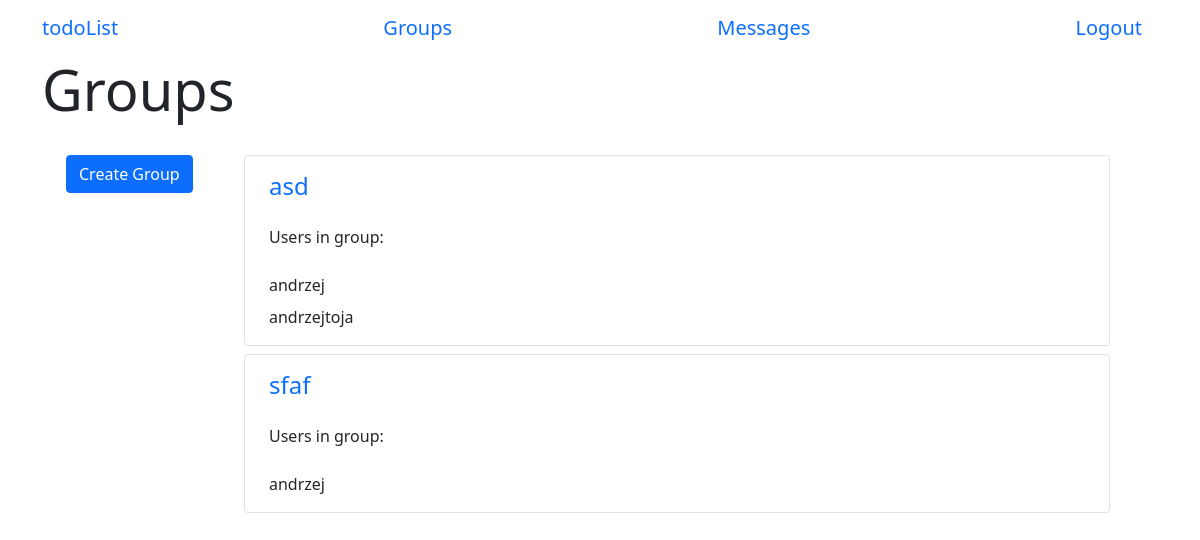
/groups (signed in), run on the app's committed database.
### app/models.py (models this page shows, shortened)
class Group(db.Model):
    id = db.Column(db.Integer, primary_key=True)
    name = db.Column(db.String(64))
    users = db.relationship(
        "User",
        secondary=group_table,
        back_populates="groups")
    admin_id = db.Column(db.Integer)
    tasks = db.relationship('Task', backref='group', lazy='dynamic')

class User(UserMixin, db.Model):
    id = db.Column(db.Integer, primary_key=True)
    username = db.Column(db.String(64), index=True, unique=True)
    email = db.Column(db.String(64), index=True, unique=True)
    password_hash = db.Column(db.String(128))
    tasks = db.relationship('Task', backref='author', lazy='dynamic')
    sent_messages = db.relationship('Message', backref="sender", lazy='dynamic', foreign_keys='Message.sender_id')
    messages = db.relationship('Message', backref="receiver", lazy='dynamic', foreign_keys='Message.receiver_id')
    authenticated = db.Column(db.Boolean, index=True, default=False)
    groups = db.relationship(
        'Group',
        secondary=group_table,
        back_populates="users")

### app/routes.py (the view)
@login_required
@app.route('/groups')
def groups():
    groups = current_user.groups
    return render_template('groups.html', groups=groups)

### app/models.py (called while the page is built)
@login.user_loader
def load_user(id):
    return User.query.get(int(id))

### app/templates/groups.html (shortened to what this page needs)
{% extends 'base.html' %}
{% block start %}Groups{% endblock %}
{% block body %}
    <div class="container row">
        <div class="container col-2">
            <form class="col-4 form-temp mt-3" action="/create_group">
                <input type="submit" class="btn btn-primary btn-block" value='Create Group'></input>
            </form>
        </div>
        <div class="container col-10 mt-3">
            {% if groups %}
                {% for group in groups %}
                    <div class="container border rounded mb-2">
                        <div class="row mt-3">
                            <a href={{ "/group/" + group.id|string }} class="col-11 h4 text-decoration-none">{{ group.name }}</a>
                            <p class="mt-3">
                                Users in group:
                                {% for user in group.users %}
                                    <div class="mt-2">
                                        {{ user.username }}
                                    </div>
                                {% endfor %}
                            </p>
                        </div>
                    </div>
                {% endfor %}
            {% else %}
                <div class="container m-auto">
                    You have no groups!
                </div>
            {% endif %}
        </div>
    </div>
{% endblock %}

### app/static/css/main.css (style rules this page uses)
* { box-sizing: border-box }
body { font-family: 'Montserrat', sans-serif; overflow-y:scroll; }
.form-temp { display: flex; flex-direction: row; }

### data on the page
Group: name "asd"
User: username "andrzej"
User: username "andrzejtoja"
Group: name "sfaf"
